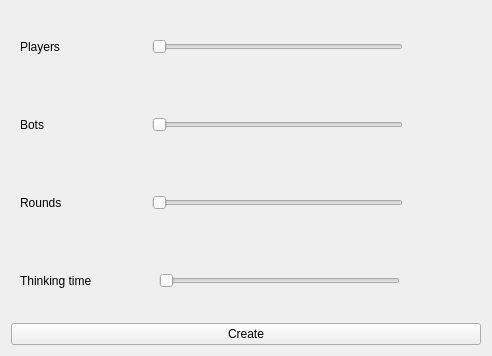
<?xml version="1.0" encoding="UTF-8"?>
<ui version="4.0">
 <class>Server_Constructor</class>
 <widget class="QWidget" name="Server_Constructor">
  <property name="geometry">
   <rect>
    <x>0</x>
    <y>0</y>
    <width>492</width>
    <height>356</height>
   </rect>
  </property>
  <property name="windowTitle">
   <string>Form</string>
  </property>
  <layout class="QGridLayout" name="gridLayout">
   <item row="0" column="0">
    <layout class="QVBoxLayout" name="verticalLayout">
     <item>
      <widget class="QWidget" name="players_constr_layout" native="true">
       <layout class="QHBoxLayout" name="horizontalLayout">
        <item>
         <widget class="QLabel" name="players_label">
          <property name="sizePolicy">
           <sizepolicy hsizetype="Preferred" vsizetype="Preferred">
            <horstretch>2</horstretch>
            <verstretch>0</verstretch>
           </sizepolicy>
          </property>
          <property name="text">
           <string>Players</string>
          </property>
         </widget>
        </item>
        <item>
         <widget class="QSlider" name="players_slider">
          <property name="sizePolicy">
           <sizepolicy hsizetype="Expanding" vsizetype="Fixed">
            <horstretch>4</horstretch>
            <verstretch>0</verstretch>
           </sizepolicy>
          </property>
          <property name="minimumSize">
           <size>
            <width>60</width>
            <height>0</height>
           </size>
          </property>
          <property name="minimum">
           <number>1</number>
          </property>
          <property name="maximum">
           <number>10</number>
          </property>
          <property name="orientation">
           <enum>Qt::Horizontal</enum>
          </property>
          <property name="tickPosition">
           <enum>QSlider::NoTicks</enum>
          </property>
          <property name="tickInterval">
           <number>1</number>
          </property>
         </widget>
        </item>
        <item alignment="Qt::AlignRight">
         <widget class="QLabel" name="players_num_label">
          <property name="sizePolicy">
           <sizepolicy hsizetype="Preferred" vsizetype="Preferred">
            <horstretch>1</horstretch>
            <verstretch>0</verstretch>
           </sizepolicy>
          </property>
          <property name="text">
           <string/>
          </property>
         </widget>
        </item>
       </layout>
      </widget>
     </item>
     <item>
      <widget class="QWidget" name="bots_constr_layout" native="true">
       <layout class="QHBoxLayout" name="horizontalLayout_2">
        <item>
         <widget class="QLabel" name="bots_label">
          <property name="sizePolicy">
           <sizepolicy hsizetype="Preferred" vsizetype="Preferred">
            <horstretch>2</horstretch>
            <verstretch>0</verstretch>
           </sizepolicy>
          </property>
          <property name="text">
           <string>Bots</string>
          </property>
         </widget>
        </item>
        <item>
         <widget class="QSlider" name="bots_slider">
          <property name="sizePolicy">
           <sizepolicy hsizetype="Expanding" vsizetype="Fixed">
            <horstretch>4</horstretch>
            <verstretch>0</verstretch>
           </sizepolicy>
          </property>
          <property name="minimumSize">
           <size>
            <width>60</width>
            <height>0</height>
           </size>
          </property>
          <property name="minimum">
           <number>0</number>
          </property>
          <property name="maximum">
           <number>4</number>
          </property>
          <property name="sliderPosition">
           <number>0</number>
          </property>
          <property name="orientation">
           <enum>Qt::Horizontal</enum>
          </property>
          <property name="tickPosition">
           <enum>QSlider::NoTicks</enum>
          </property>
          <property name="tickInterval">
           <number>1</number>
          </property>
         </widget>
        </item>
        <item alignment="Qt::AlignRight">
         <widget class="QLabel" name="bots_num_label">
          <property name="sizePolicy">
           <sizepolicy hsizetype="Preferred" vsizetype="Preferred">
            <horstretch>1</horstretch>
            <verstretch>0</verstretch>
           </sizepolicy>
          </property>
          <property name="text">
           <string/>
          </property>
         </widget>
        </item>
       </layout>
      </widget>
     </item>
     <item>
      <widget class="QWidget" name="rounds_constr_layout" native="true">
       <layout class="QHBoxLayout" name="horizontalLayout_3">
        <item>
         <widget class="QLabel" name="rounds_label">
          <property name="sizePolicy">
           <sizepolicy hsizetype="Preferred" vsizetype="Preferred">
            <horstretch>2</horstretch>
            <verstretch>0</verstretch>
           </sizepolicy>
          </property>
          <property name="text">
           <string>Rounds</string>
          </property>
         </widget>
        </item>
        <item>
         <widget class="QSlider" name="rounds_slider">
          <property name="sizePolicy">
           <sizepolicy hsizetype="Expanding" vsizetype="Fixed">
            <horstretch>4</horstretch>
            <verstretch>0</verstretch>
           </sizepolicy>
          </property>
          <property name="minimumSize">
           <size>
            <width>100</width>
            <height>25</height>
           </size>
          </property>
          <property name="minimum">
           <number>20</number>
          </property>
          <property name="maximum">
           <number>120</number>
          </property>
          <property name="singleStep">
           <number>10</number>
          </property>
          <property name="pageStep">
           <number>10</number>
          </property>
          <property name="sliderPosition">
           <number>20</number>
          </property>
          <property name="orientation">
           <enum>Qt::Horizontal</enum>
          </property>
          <property name="tickPosition">
           <enum>QSlider::NoTicks</enum>
          </property>
          <property name="tickInterval">
           <number>10</number>
          </property>
         </widget>
        </item>
        <item alignment="Qt::AlignRight">
         <widget class="QLabel" name="rounds_num_label">
          <property name="sizePolicy">
           <sizepolicy hsizetype="Preferred" vsizetype="Preferred">
            <horstretch>1</horstretch>
            <verstretch>0</verstretch>
           </sizepolicy>
          </property>
          <property name="text">
           <string/>
          </property>
         </widget>
        </item>
       </layout>
      </widget>
     </item>
     <item>
      <widget class="QWidget" name="thinking_t_constr_layout" native="true">
       <layout class="QHBoxLayout" name="horizontalLayout_4">
        <item>
         <widget class="QLabel" name="thinking_t_label">
          <property name="sizePolicy">
           <sizepolicy hsizetype="Preferred" vsizetype="Preferred">
            <horstretch>2</horstretch>
            <verstretch>0</verstretch>
           </sizepolicy>
          </property>
          <property name="minimumSize">
           <size>
            <width>0</width>
            <height>0</height>
           </size>
          </property>
          <property name="text">
           <string>Thinking time</string>
          </property>
         </widget>
        </item>
        <item>
         <widget class="QSlider" name="thinking_t_slider">
          <property name="sizePolicy">
           <sizepolicy hsizetype="Expanding" vsizetype="Fixed">
            <horstretch>4</horstretch>
            <verstretch>0</verstretch>
           </sizepolicy>
          </property>
          <property name="minimumSize">
           <size>
            <width>100</width>
            <height>25</height>
           </size>
          </property>
          <property name="maximumSize">
           <size>
            <width>241</width>
            <height>25</height>
           </size>
          </property>
          <property name="minimum">
           <number>30</number>
          </property>
          <property name="maximum">
           <number>180</number>
          </property>
          <property name="singleStep">
           <number>30</number>
          </property>
          <property name="pageStep">
           <number>30</number>
          </property>
          <property name="sliderPosition">
           <number>30</number>
          </property>
          <property name="orientation">
           <enum>Qt::Horizontal</enum>
          </property>
          <property name="tickPosition">
           <enum>QSlider::NoTicks</enum>
          </property>
          <property name="tickInterval">
           <number>30</number>
          </property>
         </widget>
        </item>
        <item alignment="Qt::AlignRight">
         <widget class="QLabel" name="thinking_t_num_label">
          <property name="sizePolicy">
           <sizepolicy hsizetype="Preferred" vsizetype="Preferred">
            <horstretch>1</horstretch>
            <verstretch>0</verstretch>
           </sizepolicy>
          </property>
          <property name="minimumSize">
           <size>
            <width>0</width>
            <height>0</height>
           </size>
          </property>
          <property name="text">
           <string/>
          </property>
         </widget>
        </item>
       </layout>
      </widget>
     </item>
     <item>
      <widget class="QPushButton" name="create_server_button">
       <property name="focusPolicy">
        <enum>Qt::StrongFocus</enum>
       </property>
       <property name="text">
        <string>Create</string>
       </property>
      </widget>
     </item>
    </layout>
   </item>
  </layout>
 </widget>
 <resources/>
 <connections/>
</ui>
